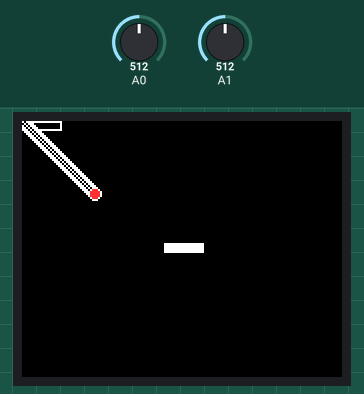
This sketch was run on a simulated Arduino Uno, built with avr-gcc and run on an emulated ATmega328P. On the bench: 160×128 colour display. The inputs (shaded band) are chosen by the test bench; at power-on: A0 = 512, A1 = 512. What the sketch prints to the serial monitor is not drawn.

Above: at 1.12 s.
1.3 s: A0 set to 0
At 1.68 s:
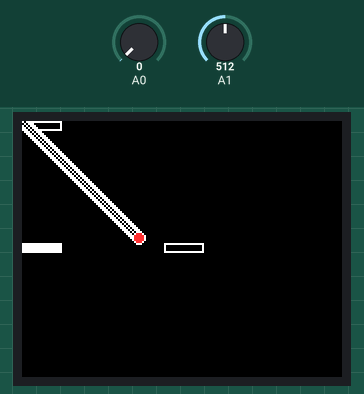
3.0 s: A1 set to 716
At 3.19 s:
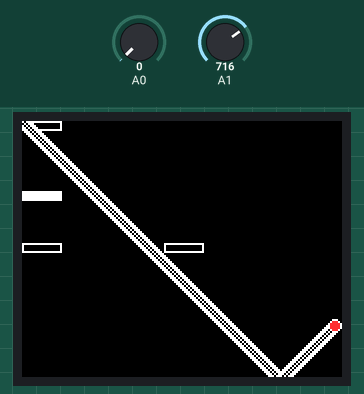
4.5 s: A0 set to 122
At 4.71 s:
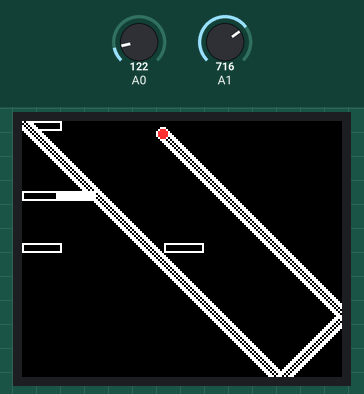
6.0 s: A1 set to 900
At 6.51 s:
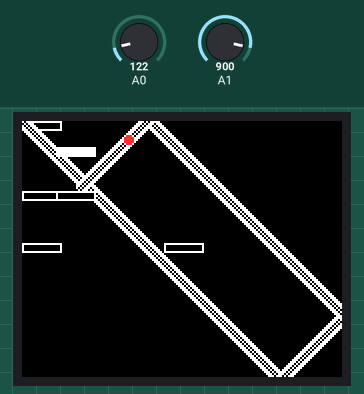
7.5 s: A0 set to 306
At 7.56 s:
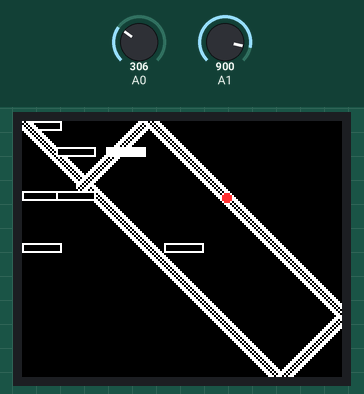
9.0 s: A1 set to 1023
At 9.25 s:
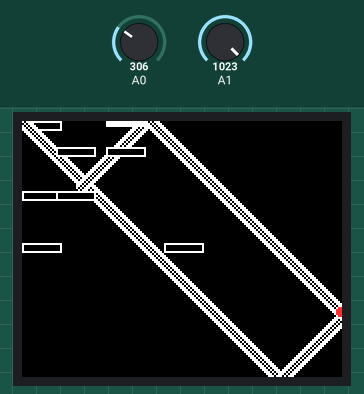

The sketch:

main.ino
```cpp
#include <SPI.h>
#include <TFT.h>

#define cs   7
#define dc   0
#define rst  1

TFT TFTscreen = TFT(cs, dc, rst);

int paddleX = 0;
int paddleY = 0;
int oldPaddleX, oldPaddleY;
int paddleWidth = 20;
int paddleHeight = 5;
int ballDirectionX = 1;
int ballDirectionY = 1;
int ballRadius = 3;

int ballSpeed = 10; // lower numbers are faster

int ballX, ballY, oldBallX, oldBallY;

void setup() {

  Serial.begin(9600);

  // initialize the display
  TFTscreen.begin();
  // black background
  TFTscreen.background(0, 0, 0);
}


void loop() {

  Serial.println(analogRead(A0));

  // save the width and height of the screen
  int myWidth = TFTscreen.width();
  int myHeight = TFTscreen.height();

  // map the paddle's location to the position of the potentiometers
  paddleX = map(analogRead(A0), 0, 1000, 0, myWidth - paddleWidth);
  paddleY = map(analogRead(A1), 0, 1000, myHeight - paddleHeight, 0);

  // set the fill color to black and erase the previous
  // position of the paddle if different from present
  TFTscreen.fill(0, 0, 0);

  if (oldPaddleX != paddleX || oldPaddleY != paddleY) {
    TFTscreen.rect(oldPaddleX, oldPaddleY, paddleWidth, paddleHeight);
  }

  // draw the paddle on screen, save the current position
  // as the previous.
  TFTscreen.fill(255, 255, 255);

  TFTscreen.rect(paddleX, paddleY, paddleWidth, paddleHeight);
  oldPaddleX = paddleX;
  oldPaddleY = paddleY;

  // update the ball's position and draw it on screen
  if (millis() % ballSpeed < 2) {
    moveBall();
  }
}

// this function determines the ball's position on screen
void moveBall() {
  // if the ball goes offscreen, reverse the direction:
  if (ballX > TFTscreen.width() || ballX < 0) {
    ballDirectionX = -ballDirectionX;
  }

  if (ballY > TFTscreen.height() || ballY < 0) {
    ballDirectionY = -ballDirectionY;
  }

  // check if the ball and the paddle occupy the same space on screen
  if (inPaddle(ballX, ballY, paddleX, paddleY)) {
    ballDirectionX = -ballDirectionX;
    ballDirectionY = -ballDirectionY;
  }

  // update the ball's position
  ballX += ballDirectionX;
  ballY += ballDirectionY;

  // erase the ball's previous position
  TFTscreen.fill(0, 0, 0);

  if (oldBallX != ballX || oldBallY != ballY) {
    TFTscreen.circle(oldBallX, oldBallY, ballRadius);
  }


  // draw the ball's current position
  TFTscreen.fill(255, 50, 50);
  TFTscreen.circle(ballX, ballY, ballRadius);

  oldBallX = ballX;
  oldBallY = ballY;

}

// this function checks the position of the ball
// to see if it intersects with the paddle
boolean inPaddle(int x, int y, int rectX, int rectY) {
  boolean result = false;

  if ((x + ballRadius >= rectX && x <= (rectX + paddleWidth + ballRadius)) &&
      (y + ballRadius >= rectY && y <= (rectY + paddleHeight + ballRadius))) {
    result = true;
  }

  return result;
}
```
